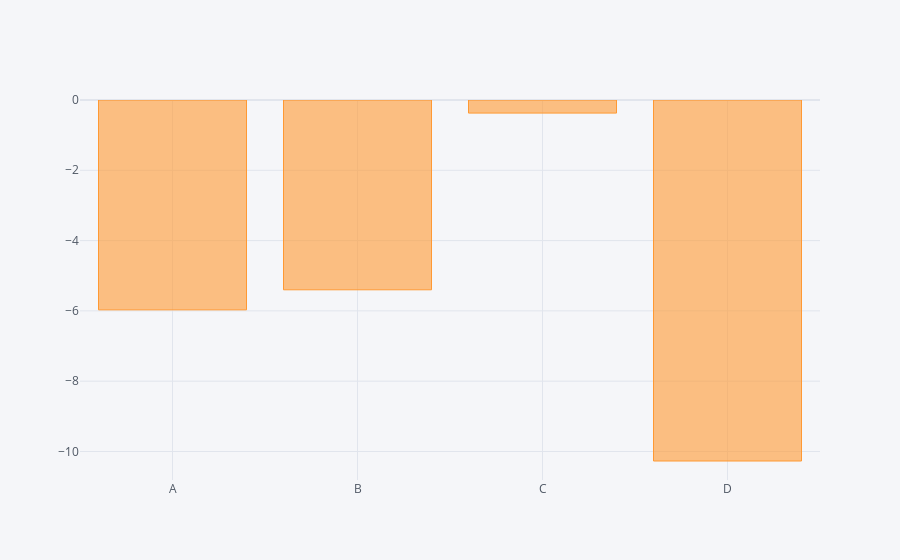

Notebook code for this chart:
### Code cell
df.sum().iplot(kind='bar')

### Figure 1 — Plotly figure (JSON) as saved in the notebook; plotly's stock layout.template omitted (floating-point values rounded to 4 significant figures)
{"data": [{"marker": {"color": "rgba(255, 153, 51, 0.6)", "line": {"color": "rgba(255, 153, 51, 1.0)", "width": 1}}, "name": "None", "orientation": "v", "text": "", "type": "bar", "x": ["A", "B", "C", "D"], "y": [-5.971, -5.4, -0.3725, -10.27]}], "layout": {"legend": {"bgcolor": "#F5F6F9", "font": {"color": "#4D5663"}}, "paper_bgcolor": "#F5F6F9", "plot_bgcolor": "#F5F6F9", "title": {"font": {"color": "#4D5663"}}, "xaxis": {"gridcolor": "#E1E5ED", "showgrid": true, "tickfont": {"color": "#4D5663"}, "title": {"font": {"color": "#4D5663"}, "text": ""}, "zerolinecolor": "#E1E5ED"}, "yaxis": {"gridcolor": "#E1E5ED", "showgrid": true, "tickfont": {"color": "#4D5663"}, "title": {"font": {"color": "#4D5663"}, "text": ""}, "zerolinecolor": "#E1E5ED"}}}
